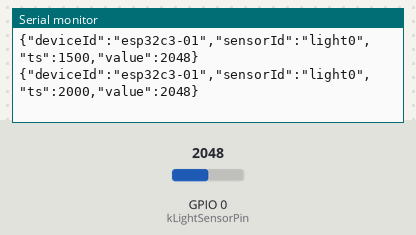
A sketch run on a simulated ESP32-C3. Parts: the last lines printed to the serial monitor. Inputs (shaded band) come from the test bench; at power-on: GPIO 0 (kLightSensorPin) = 2048 (analog values on the 0–4095 scale).

Above: at 2.2 s.
2.3 s: GPIO 0 (kLightSensorPin) set to 2866
At 2.81 s:
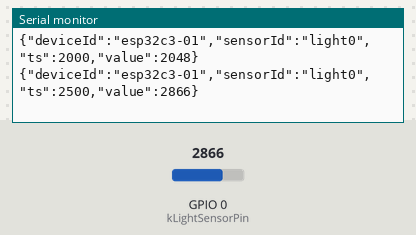
3.8 s: GPIO 0 (kLightSensorPin) set to 3603
At 4.31 s:
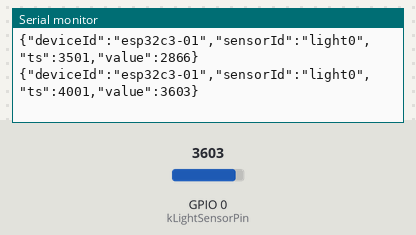
Timing chart, 0 to 6.8 s (numbered marks = the images above; inputs shaded):
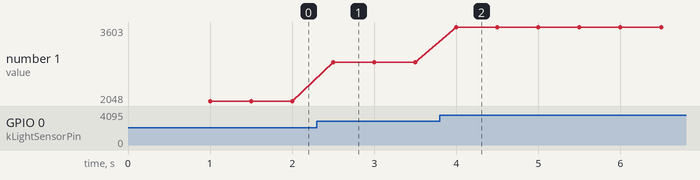

The sketch:

firmware_esp32c3.ino
```cpp
// Arduino IDE sketch version (without PlatformIO)

constexpr int kLightSensorPin = 0;               // GPIO0 (ADC)
constexpr unsigned long kReadIntervalMs = 500;   // period between measurements
constexpr const char *kDeviceId = "esp32c3-01";
constexpr const char *kSensorId = "light0";

unsigned long lastReadAtMs = 0;

void setup() {
  Serial.begin(115200);
  analogReadResolution(12); // 0..4095
  delay(1000);
}

void loop() {
  const unsigned long now = millis();
  if (now - lastReadAtMs < kReadIntervalMs) {
    return;
  }

  lastReadAtMs = now;
  const int rawValue = analogRead(kLightSensorPin);

  Serial.printf(
      "{\"deviceId\":\"%s\",\"sensorId\":\"%s\",\"ts\":%lu,\"value\":%d}",
      kDeviceId,
      kSensorId,
      now,
      rawValue);
  Serial.println();
}
```

Measured:
- after the input at 2.3 s, the serial monitor: prints a new line after 0.20 s (image 1)
- after the input at 3.8 s, the serial monitor: prints a new line after 0.20 s (image 2)
- plotted number 1: 2048 → 2866 after the input at 2.3 s, 2866 → 3603 after the input at 3.8 s
